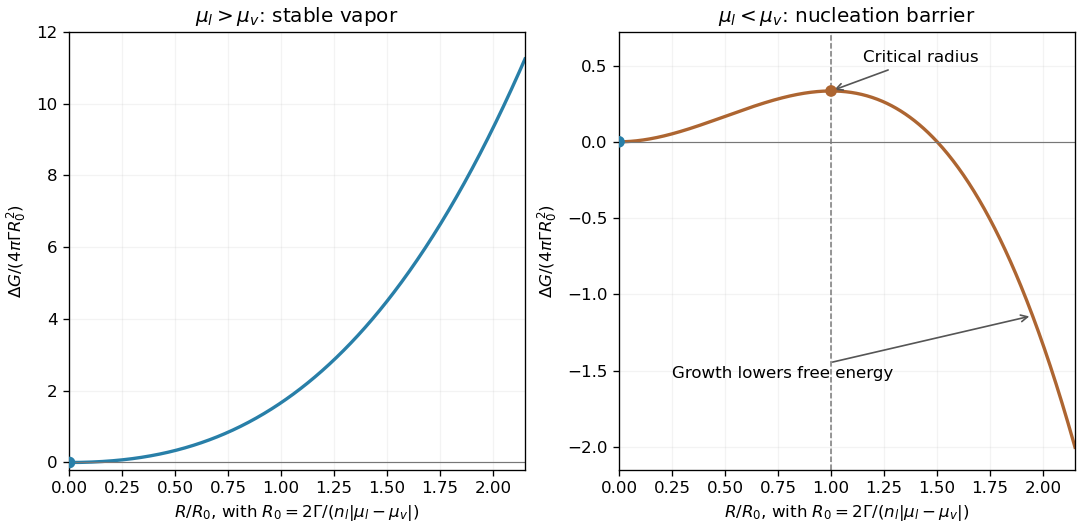

The Python source for this figure:
"""Original dimensionless capillarity free energies for two supersaturation signs."""
from pathlib import Path
import numpy as np
import matplotlib.pyplot as plt

x=np.linspace(0,2.15,700)
fig,axes=plt.subplots(1,2,figsize=(9.0,4.4),layout="constrained")
axes[0].plot(x,x*x+2*x**3/3,color="#287fa8",lw=2)
axes[0].set(title=r"$\mu_l>\mu_v$: stable vapor",ylim=(-.2,12))
axes[0].scatter([0],[0],color="#287fa8",zorder=5)
axes[1].plot(x,x*x-2*x**3/3,color="#ad6531",lw=2)
axes[1].scatter([0,1],[0,1/3],color=["#287fa8","#ad6531"],zorder=5)
axes[1].axvline(1,color="#777777",ls="--",lw=.9)
axes[1].annotate("Critical radius",xy=(1,1/3),xytext=(1.15,.52),arrowprops=dict(arrowstyle="->",color="#555555"),fontsize=10)
axes[1].annotate("Growth lowers free energy",xy=(1.95,-1.14),xytext=(.25,-1.55),arrowprops=dict(arrowstyle="->",color="#555555"),fontsize=10)
axes[1].set(title=r"$\mu_l<\mu_v$: nucleation barrier",ylim=(-2.15,.72))
for ax in axes:
    ax.axhline(0,color="#777777",lw=.7)
    ax.set(xlim=(0,2.15),xlabel=r"$R/R_0$, with $R_0=2\Gamma/(n_l|\mu_l-\mu_v|)$",ylabel=r"$\Delta G/(4\pi\Gamma R_0^2)$")
    ax.grid(alpha=.14)
fig.savefig(Path(__file__).with_suffix(".png").name,dpi=120,facecolor="white")
plt.close(fig)
